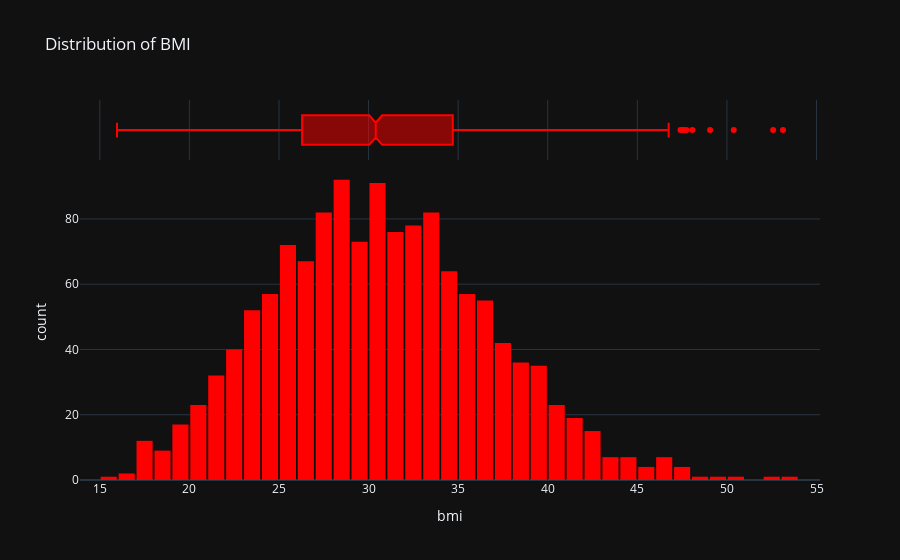

Write notebook code for a chart like this one.
### Code cell
fig=px.histogram(medical_df,x='bmi',nbins=50,marginal='box',color_discrete_sequence=['red'],title="Distribution of BMI")
fig.update_layout(bargap=0.1)
fig.show()

### Figure 1 — Plotly figure (JSON) as saved in the notebook; plotly's stock layout.template omitted (floating-point values rounded to 4 significant figures; data arrays with more than 128 entries replaced by an {"elided": "..."} marker saying what was removed)
{"data": [{"bingroup": "x", "hovertemplate": "bmi=%{x}<br>count=%{y}<extra></extra>", "legendgroup": "", "marker": {"color": "red", "pattern": {"shape": ""}}, "name": "", "nbinsx": 50, "orientation": "v", "showlegend": false, "x": {"elided": "1338 float values"}, "xaxis": "x", "yaxis": "y", "type": "histogram"}, {"hovertemplate": "bmi=%{x}<extra></extra>", "legendgroup": "", "marker": {"color": "red"}, "name": "", "notched": true, "showlegend": false, "x": {"elided": "1338 float values"}, "xaxis": "x2", "yaxis": "y2", "type": "box"}], "layout": {"xaxis": {"anchor": "y", "domain": [0.0, 1.0], "title": {"text": "bmi"}}, "yaxis": {"anchor": "x", "domain": [0.0, 0.8316], "title": {"text": "count"}}, "xaxis2": {"anchor": "y2", "domain": [0.0, 1.0], "matches": "x", "showticklabels": false, "showgrid": true}, "yaxis2": {"anchor": "x2", "domain": [0.8416, 1.0], "matches": "y2", "showticklabels": false, "showline": false, "ticks": "", "showgrid": false}, "legend": {"tracegroupgap": 0}, "title": {"text": "Distribution of BMI"}, "barmode": "relative", "bargap": 0.1}}
